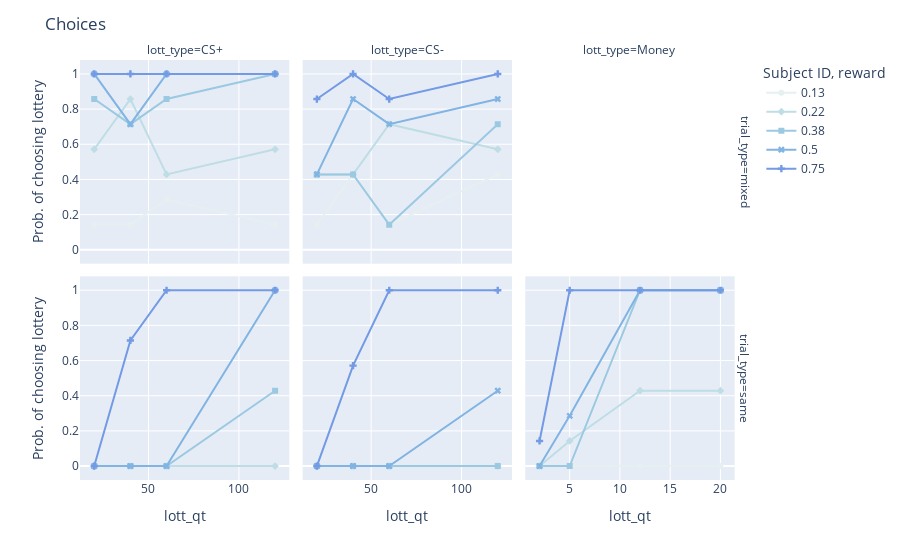

Notebook code for this chart:
### Code cell
subjectTrials_df = sim._get_subject_choices(subjectTrials_df)



subject_choiceCount_df = pd.DataFrame(subjectTrials_df[beahviour_cols].groupby(
                    list(subjectTrials_df[beahviour_cols].columns[:-1])
                    ).apply(
                lambda df: get_probLottery(df)), 
                columns = [_v_.probLotteryChoice_colName]).reset_index()

title = 'Choices'

hover_cols = ['lott_type']
hover_data = {key:False for key in subject_choiceCount_df.columns}

fig = px.line(subject_choiceCount_df, facet_col = 'lott_type', facet_row = 'trial_type',
            x=beahviour_cols[-3], y=_v_.probLotteryChoice_colName, 
            color='lott_prob',  markers=True,
            symbol = 'lott_prob', 
            color_discrete_sequence = px.colors.sequential.dense,
            hover_data = hover_data, 
            category_orders= {
                        'lottery p': sorted(list(subject_choiceCount_df[beahviour_cols[-2]].unique())),
                        }
                )
fig.update_layout(
    title = title,
    legend_title="Subject ID, reward",
)                                
fig.update_xaxes(matches=None)

fig.show()

### Figure 1 — Plotly figure (JSON) as saved in the notebook; plotly's stock layout.template omitted (floating-point values rounded to 4 significant figures)
{"data": [{"customdata": [["mixed", "Money", 0.2, 1, "CS+", 0.13], ["mixed", "Money", 0.2, 1, "CS+", 0.13], ["mixed", "Money", 0.2, 1, "CS+", 0.13], ["mixed", "Money", 0.2, 1, "CS+", 0.13]], "hovertemplate": "<extra></extra>", "legendgroup": "0.13", "line": {"color": "rgb(230, 240, 240)", "dash": "solid"}, "marker": {"symbol": "circle"}, "mode": "lines+markers", "name": "0.13", "orientation": "v", "showlegend": true, "type": "scatter", "x": [20, 40, 60, 120], "xaxis": "x4", "y": [0.1429, 0.1429, 0.2857, 0.1429], "yaxis": "y4"}, {"customdata": [["mixed", "Money", 0.2, 1, "CS-", 0.13], ["mixed", "Money", 0.2, 1, "CS-", 0.13], ["mixed", "Money", 0.2, 1, "CS-", 0.13], ["mixed", "Money", 0.2, 1, "CS-", 0.13]], "hovertemplate": "<extra></extra>", "legendgroup": "0.13", "line": {"color": "rgb(230, 240, 240)", "dash": "solid"}, "marker": {"symbol": "circle"}, "mode": "lines+markers", "name": "0.13", "orientation": "v", "showlegend": false, "type": "scatter", "x": [20, 40, 60, 120], "xaxis": "x5", "y": [0.1429, 0.4286, 0.1429, 0.4286], "yaxis": "y5"}, {"customdata": [["same", "CS+", 20, 1, "CS+", 0.13], ["same", "CS+", 20, 1, "CS+", 0.13], ["same", "CS+", 20, 1, "CS+", 0.13], ["same", "CS+", 20, 1, "CS+", 0.13]], "hovertemplate": "<extra></extra>", "legendgroup": "0.13", "line": {"color": "rgb(230, 240, 240)", "dash": "solid"}, "marker": {"symbol": "circle"}, "mode": "lines+markers", "name": "0.13", "orientation": "v", "showlegend": false, "type": "scatter", "x": [20, 40, 60, 120], "xaxis": "x", "y": [0, 0, 0, 0], "yaxis": "y"}, {"customdata": [["same", "CS-", 20, 1, "CS-", 0.13], ["same", "CS-", 20, 1, "CS-", 0.13], ["same", "CS-", 20, 1, "CS-", 0.13], ["same", "CS-", 20, 1, "CS-", 0.13]], "hovertemplate": "<extra></extra>", "legendgroup": "0.13", "line": {"color": "rgb(230, 240, 240)", "dash": "solid"}, "marker": {"symbol": "circle"}, "mode": "lines+markers", "name": "0.13", "orientation": "v", "showlegend": false, "type": "scatter", "x": [20, 40, 60, 120], "xaxis": "x2", "y": [0, 0, 0, 0], "yaxis": "y2"}, {"customdata": [["same", "Money", 2, 1, "Money", 0.13], ["same", "Money", 2, 1, "Money", 0.13], ["same", "Money", 2, 1, "Money", 0.13], ["same", "Money", 2, 1, "Money", 0.13]], "hovertemplate": "<extra></extra>", "legendgroup": "0.13", "line": {"color": "rgb(230, 240, 240)", "dash": "solid"}, "marker": {"symbol": "circle"}, "mode": "lines+markers", "name": "0.13", "orientation": "v", "showlegend": false, "type": "scatter", "x": [2, 5, 12, 20], "xaxis": "x3", "y": [0, 0, 0, 0], "yaxis": "y3"}, {"customdata": [["mixed", "Money", 0.2, 1, "CS+", 0.22], ["mixed", "Money", 0.2, 1, "CS+", 0.22], ["mixed", "Money", 0.2, 1, "CS+", 0.22], ["mixed", "Money", 0.2, 1, "CS+", 0.22]], "hovertemplate": "<extra></extra>", "legendgroup": "0.22", "line": {"color": "rgb(191, 221, 229)", "dash": "solid"}, "marker": {"symbol": "diamond"}, "mode": "lines+markers", "name": "0.22", "orientation": "v", "showlegend": true, "type": "scatter", "x": [20, 40, 60, 120], "xaxis": "x4", "y": [0.5714, 0.8571, 0.4286, 0.5714], "yaxis": "y4"}, {"customdata": [["mixed", "Money", 0.2, 1, "CS-", 0.22], ["mixed", "Money", 0.2, 1, "CS-", 0.22], ["mixed", "Money", 0.2, 1, "CS-", 0.22], ["mixed", "Money", 0.2, 1, "CS-", 0.22]], "hovertemplate": "<extra></extra>", "legendgroup": "0.22", "line": {"color": "rgb(191, 221, 229)", "dash": "solid"}, "marker": {"symbol": "diamond"}, "mode": "lines+markers", "name": "0.22", "orientation": "v", "showlegend": false, "type": "scatter", "x": [20, 40, 60, 120], "xaxis": "x5", "y": [0.4286, 0.4286, 0.7143, 0.5714], "yaxis": "y5"}, {"customdata": [["same", "CS+", 20, 1, "CS+", 0.22], ["same", "CS+", 20, 1, "CS+", 0.22], ["same", "CS+", 20, 1, "CS+", 0.22], ["same", "CS+", 20, 1, "CS+", 0.22]], "hovertemplate": "<extra></extra>", "legendgroup": "0.22", "line": {"color": "rgb(191, 221, 229)", "dash": "solid"}, "marker": {"symbol": "diamond"}, "mode": "lines+markers", "name": "0.22", "orientation": "v", "showlegend": false, "type": "scatter", "x": [20, 40, 60, 120], "xaxis": "x", "y": [0, 0, 0, 0], "yaxis": "y"}, {"customdata": [["same", "CS-", 20, 1, "CS-", 0.22], ["same", "CS-", 20, 1, "CS-", 0.22], ["same", "CS-", 20, 1, "CS-", 0.22], ["same", "CS-", 20, 1, "CS-", 0.22]], "hovertemplate": "<extra></extra>", "legendgroup": "0.22", "line": {"color": "rgb(191, 221, 229)", "dash": "solid"}, "marker": {"symbol": "diamond"}, "mode": "lines+markers", "name": "0.22", "orientation": "v", "showlegend": false, "type": "scatter", "x": [20, 40, 60, 120], "xaxis": "x2", "y": [0, 0, 0, 0], "yaxis": "y2"}, {"customdata": [["same", "Money", 2, 1, "Money", 0.22], ["same", "Money", 2, 1, "Money", 0.22], ["same", "Money", 2, 1, "Money", 0.22], ["same", "Money", 2, 1, "Money", 0.22]], "hovertemplate": "<extra></extra>", "legendgroup": "0.22", "line": {"color": "rgb(191, 221, 229)", "dash": "solid"}, "marker": {"symbol": "diamond"}, "mode": "lines+markers", "name": "0.22", "orientation": "v", "showlegend": false, "type": "scatter", "x": [2, 5, 12, 20], "xaxis": "x3", "y": [0, 0.1429, 0.4286, 0.4286], "yaxis": "y3"}, {"customdata": [["mixed", "Money", 0.2, 1, "CS+", 0.38], ["mixed", "Money", 0.2, 1, "CS+", 0.38], ["mixed", "Money", 0.2, 1, "CS+", 0.38], ["mixed", "Money", 0.2, 1, "CS+", 0.38]], "hovertemplate": "<extra></extra>", "legendgroup": "0.38", "line": {"color": "rgb(156, 201, 226)", "dash": "solid"}, "marker": {"symbol": "square"}, "mode": "lines+markers", "name": "0.38", "orientation": "v", "showlegend": true, "type": "scatter", "x": [20, 40, 60, 120], "xaxis": "x4", "y": [0.8571, 0.7143, 0.8571, 1], "yaxis": "y4"}, {"customdata": [["mixed", "Money", 0.2, 1, "CS-", 0.38], ["mixed", "Money", 0.2, 1, "CS-", 0.38], ["mixed", "Money", 0.2, 1, "CS-", 0.38], ["mixed", "Money", 0.2, 1, "CS-", 0.38]], "hovertemplate": "<extra></extra>", "legendgroup": "0.38", "line": {"color": "rgb(156, 201, 226)", "dash": "solid"}, "marker": {"symbol": "square"}, "mode": "lines+markers", "name": "0.38", "orientation": "v", "showlegend": false, "type": "scatter", "x": [20, 40, 60, 120], "xaxis": "x5", "y": [0.4286, 0.4286, 0.1429, 0.7143], "yaxis": "y5"}, {"customdata": [["same", "CS+", 20, 1, "CS+", 0.38], ["same", "CS+", 20, 1, "CS+", 0.38], ["same", "CS+", 20, 1, "CS+", 0.38], ["same", "CS+", 20, 1, "CS+", 0.38]], "hovertemplate": "<extra></extra>", "legendgroup": "0.38", "line": {"color": "rgb(156, 201, 226)", "dash": "solid"}, "marker": {"symbol": "square"}, "mode": "lines+markers", "name": "0.38", "orientation": "v", "showlegend": false, "type": "scatter", "x": [20, 40, 60, 120], "xaxis": "x", "y": [0, 0, 0, 0.4286], "yaxis": "y"}, {"customdata": [["same", "CS-", 20, 1, "CS-", 0.38], ["same", "CS-", 20, 1, "CS-", 0.38], ["same", "CS-", 20, 1, "CS-", 0.38], ["same", "CS-", 20, 1, "CS-", 0.38]], "hovertemplate": "<extra></extra>", "legendgroup": "0.38", "line": {"color": "rgb(156, 201, 226)", "dash": "solid"}, "marker": {"symbol": "square"}, "mode": "lines+markers", "name": "0.38", "orientation": "v", "showlegend": false, "type": "scatter", "x": [20, 40, 60, 120], "xaxis": "x2", "y": [0, 0, 0, 0], "yaxis": "y2"}, {"customdata": [["same", "Money", 2, 1, "Money", 0.38], ["same", "Money", 2, 1, "Money", 0.38], ["same", "Money", 2, 1, "Money", 0.38], ["same", "Money", 2, 1, "Money", 0.38]], "hovertemplate": "<extra></extra>", "legendgroup": "0.38", "line": {"color": "rgb(156, 201, 226)", "dash": "solid"}, "marker": {"symbol": "square"}, "mode": "lines+markers", "name": "0.38", "orientation": "v", "showlegend": false, "type": "scatter", "x": [2, 5, 12, 20], "xaxis": "x3", "y": [0, 0, 1, 1], "yaxis": "y3"}, {"customdata": [["mixed", "Money", 0.2, 1, "CS+", 0.5], ["mixed", "Money", 0.2, 1, "CS+", 0.5], ["mixed", "Money", 0.2, 1, "CS+", 0.5], ["mixed", "Money", 0.2, 1, "CS+", 0.5]], "hovertemplate": "<extra></extra>", "legendgroup": "0.5", "line": {"color": "rgb(129, 180, 227)", "dash": "solid"}, "marker": {"symbol": "x"}, "mode": "lines+markers", "name": "0.5", "orientation": "v", "showlegend": true, "type": "scatter", "x": [20, 40, 60, 120], "xaxis": "x4", "y": [1, 0.7143, 1, 1], "yaxis": "y4"}, {"customdata": [["mixed", "Money", 0.2, 1, "CS-", 0.5], ["mixed", "Money", 0.2, 1, "CS-", 0.5], ["mixed", "Money", 0.2, 1, "CS-", 0.5], ["mixed", "Money", 0.2, 1, "CS-", 0.5]], "hovertemplate": "<extra></extra>", "legendgroup": "0.5", "line": {"color": "rgb(129, 180, 227)", "dash": "solid"}, "marker": {"symbol": "x"}, "mode": "lines+markers", "name": "0.5", "orientation": "v", "showlegend": false, "type": "scatter", "x": [20, 40, 60, 120], "xaxis": "x5", "y": [0.4286, 0.8571, 0.7143, 0.8571], "yaxis": "y5"}, {"customdata": [["same", "CS+", 20, 1, "CS+", 0.5], ["same", "CS+", 20, 1, "CS+", 0.5], ["same", "CS+", 20, 1, "CS+", 0.5], ["same", "CS+", 20, 1, "CS+", 0.5]], "hovertemplate": "<extra></extra>", "legendgroup": "0.5", "line": {"color": "rgb(129, 180, 227)", "dash": "solid"}, "marker": {"symbol": "x"}, "mode": "lines+markers", "name": "0.5", "orientation": "v", "showlegend": false, "type": "scatter", "x": [20, 40, 60, 120], "xaxis": "x", "y": [0, 0, 0, 1], "yaxis": "y"}, {"customdata": [["same", "CS-", 20, 1, "CS-", 0.5], ["same", "CS-", 20, 1, "CS-", 0.5], ["same", "CS-", 20, 1, "CS-", 0.5], ["same", "CS-", 20, 1, "CS-", 0.5]], "hovertemplate": "<extra></extra>", "legendgroup": "0.5", "line": {"color": "rgb(129, 180, 227)", "dash": "solid"}, "marker": {"symbol": "x"}, "mode": "lines+markers", "name": "0.5", "orientation": "v", "showlegend": false, "type": "scatter", "x": [20, 40, 60, 120], "xaxis": "x2", "y": [0, 0, 0, 0.4286], "yaxis": "y2"}, {"customdata": [["same", "Money", 2, 1, "Money", 0.5], ["same", "Money", 2, 1, "Money", 0.5], ["same", "Money", 2, 1, "Money", 0.5], ["same", "Money", 2, 1, "Money", 0.5]], "hovertemplate": "<extra></extra>", "legendgroup": "0.5", "line": {"color": "rgb(129, 180, 227)", "dash": "solid"}, "marker": {"symbol": "x"}, "mode": "lines+markers", "name": "0.5", "orientation": "v", "showlegend": false, "type": "scatter", "x": [2, 5, 12, 20], "xaxis": "x3", "y": [0, 0.2857, 1, 1], "yaxis": "y3"}, {"customdata": [["mixed", "Money", 0.2, 1, "CS+", 0.75], ["mixed", "Money", 0.2, 1, "CS+", 0.75], ["mixed", "Money", 0.2, 1, "CS+", 0.75], ["mixed", "Money", 0.2, 1, "CS+", 0.75]], "hovertemplate": "<extra></extra>", "legendgroup": "0.75", "line": {"color": "rgb(115, 154, 228)", "dash": "solid"}, "marker": {"symbol": "cross"}, "mode": "lines+markers", "name": "0.75", "orientation": "v", "showlegend": true, "type": "scatter", "x": [20, 40, 60, 120], "xaxis": "x4", "y": [1, 1, 1, 1], "yaxis": "y4"}, {"customdata": [["mixed", "Money", 0.2, 1, "CS-", 0.75], ["mixed", "Money", 0.2, 1, "CS-", 0.75], ["mixed", "Money", 0.2, 1, "CS-", 0.75], ["mixed", "Money", 0.2, 1, "CS-", 0.75]], "hovertemplate": "<extra></extra>", "legendgroup": "0.75", "line": {"color": "rgb(115, 154, 228)", "dash": "solid"}, "marker": {"symbol": "cross"}, "mode": "lines+markers", "name": "0.75", "orientation": "v", "showlegend": false, "type": "scatter", "x": [20, 40, 60, 120], "xaxis": "x5", "y": [0.8571, 1, 0.8571, 1], "yaxis": "y5"}, {"customdata": [["same", "CS+", 20, 1, "CS+", 0.75], ["same", "CS+", 20, 1, "CS+", 0.75], ["same", "CS+", 20, 1, "CS+", 0.75], ["same", "CS+", 20, 1, "CS+", 0.75]], "hovertemplate": "<extra></extra>", "legendgroup": "0.75", "line": {"color": "rgb(115, 154, 228)", "dash": "solid"}, "marker": {"symbol": "cross"}, "mode": "lines+markers", "name": "0.75", "orientation": "v", "showlegend": false, "type": "scatter", "x": [20, 40, 60, 120], "xaxis": "x", "y": [0, 0.7143, 1, 1], "yaxis": "y"}, {"customdata": [["same", "CS-", 20, 1, "CS-", 0.75], ["same", "CS-", 20, 1, "CS-", 0.75], ["same", "CS-", 20, 1, "CS-", 0.75], ["same", "CS-", 20, 1, "CS-", 0.75]], "hovertemplate": "<extra></extra>", "legendgroup": "0.75", "line": {"color": "rgb(115, 154, 228)", "dash": "solid"}, "marker": {"symbol": "cross"}, "mode": "lines+markers", "name": "0.75", "orientation": "v", "showlegend": false, "type": "scatter", "x": [20, 40, 60, 120], "xaxis": "x2", "y": [0, 0.5714, 1, 1], "yaxis": "y2"}, {"customdata": [["same", "Money", 2, 1, "Money", 0.75], ["same", "Money", 2, 1, "Money", 0.75], ["same", "Money", 2, 1, "Money", 0.75], ["same", "Money", 2, 1, "Money", 0.75]], "hovertemplate": "<extra></extra>", "legendgroup": "0.75", "line": {"color": "rgb(115, 154, 228)", "dash": "solid"}, "marker": {"symbol": "cross"}, "mode": "lines+markers", "name": "0.75", "orientation": "v", "showlegend": false, "type": "scatter", "x": [2, 5, 12, 20], "xaxis": "x3", "y": [0.1429, 1, 1, 1], "yaxis": "y3"}], "layout": {"annotations": [{"font": {}, "showarrow": false, "text": "lott_type=CS+", "x": 0.1567, "xanchor": "center", "xref": "paper", "y": 1, "yanchor": "bottom", "yref": "paper"}, {"font": {}, "showarrow": false, "text": "lott_type=CS-", "x": 0.49, "xanchor": "center", "xref": "paper", "y": 1, "yanchor": "bottom", "yref": "paper"}, {"font": {}, "showarrow": false, "text": "lott_type=Money", "x": 0.8233, "xanchor": "center", "xref": "paper", "y": 1, "yanchor": "bottom", "yref": "paper"}, {"font": {}, "showarrow": false, "text": "trial_type=same", "textangle": 90, "x": 0.98, "xanchor": "left", "xref": "paper", "y": 0.2425, "yanchor": "middle", "yref": "paper"}, {"font": {}, "showarrow": false, "text": "trial_type=mixed", "textangle": 90, "x": 0.98, "xanchor": "left", "xref": "paper", "y": 0.7575, "yanchor": "middle", "yref": "paper"}], "legend": {"title": {"text": "Subject ID, reward"}, "tracegroupgap": 0}, "margin": {"t": 60}, "title": {"text": "Choices"}, "xaxis": {"anchor": "y", "domain": [0, 0.3133], "title": {"text": "lott_qt"}}, "xaxis2": {"anchor": "y2", "domain": [0.3333, 0.6467], "title": {"text": "lott_qt"}}, "xaxis3": {"anchor": "y3", "domain": [0.6667, 0.98], "title": {"text": "lott_qt"}}, "xaxis4": {"anchor": "y4", "domain": [0, 0.3133], "showticklabels": false}, "xaxis5": {"anchor": "y5", "domain": [0.3333, 0.6467], "showticklabels": false}, "xaxis6": {"anchor": "y6", "domain": [0.6667, 0.98], "showticklabels": false}, "yaxis": {"anchor": "x", "domain": [0, 0.485], "title": {"text": "Prob. of choosing lottery"}}, "yaxis2": {"anchor": "x2", "domain": [0, 0.485], "matches": "y", "showticklabels": false}, "yaxis3": {"anchor": "x3", "domain": [0, 0.485], "matches": "y", "showticklabels": false}, "yaxis4": {"anchor": "x4", "domain": [0.515, 1], "matches": "y", "title": {"text": "Prob. of choosing lottery"}}, "yaxis5": {"anchor": "x5", "domain": [0.515, 1], "matches": "y", "showticklabels": false}, "yaxis6": {"anchor": "x6", "domain": [0.515, 1], "matches": "y", "showticklabels": false}}}
